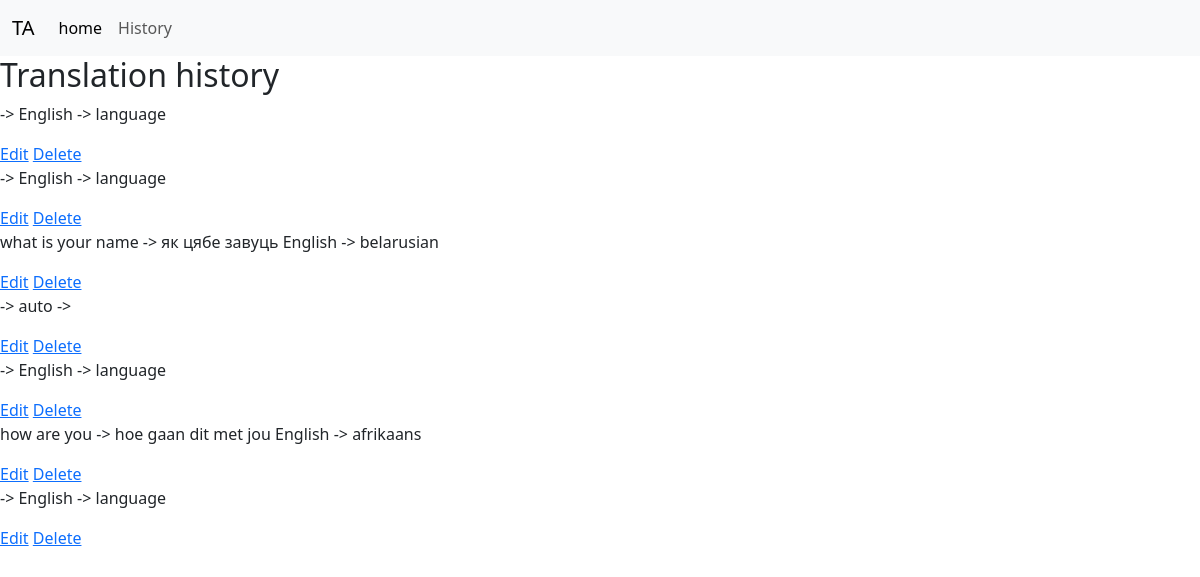
The page /history/ on the database its author committed.
### translatorApp/models.py (models this page shows, shortened)
class Translation(models.Model):
    original_text = models.TextField()
    translated_text = models.TextField()
    source_language = models.CharField(max_length=10)
    target_language = models.CharField(max_length=10)
    created_at = models.DateTimeField(auto_now_add=True)

### translatorApp/views.py (the view)
# urls.py: path('history/', views.history, name='history'),
def history(request):
    data = Translation.objects.all().order_by('created_at')
    context = {"data": data}
    return render(request, "translatorApp/history.html", context)

### translatorApp/templates/translatorApp/history.html
{% extends 'base.html' %}
{% block content %}
<h2>Translation history</h2>
{% for item in data %}
<div>
 <p>
        {{ item.original_text }} -> {{ item.translated_text }}
        {{item.source_language }} -> {{ item.target_language }}
    </p>
    <a href="{% url 'edit' item.id %}">Edit</a>
    <a href="{% url 'delete' item.id %}">Delete</a>
</div>
    {% endfor %}
 {% endblock %}

### templates/base.html (shortened to what this page needs)
<!DOCTYPE html>
<html lang="en">
<head>
    <link href="https://cdn.jsdelivr.net/npm/bootstrap@5.3.8/dist/css/bootstrap.min.css" rel="stylesheet">
</head>
<body>
    {% include 'navbar.html' %}
{% block content %}
{% endblock %}
</body>
</html>

### templates/navbar.html (shortened to what this page needs)
<nav class="navbar navbar-expand-lg bg-body-tertiary">
  <div class="container-fluid">
    <a class="navbar-brand" href="#">TA</a>
    <div class="collapse navbar-collapse" id="navbarNav">
      <ul class="navbar-nav">
        <li class="nav-item">
          <a class="nav-link active" aria-current="page" href="{% url 'home' %}">home</a>
        </li>
        <li class="nav-item">
          <a class="nav-link" href="{% url 'history' %}">History</a>
        </li>
      </ul>
    </div>
  </div>
</nav>

### rows shown on the page
Translation: source_language "English", target_language "language"
Translation: source_language "English", target_language "language"
Translation: original_text "what is your name", translated_text "як цябе завуць", source_language "English", target_language "belarusian"
Translation: source_language "auto"
Translation: source_language "English", target_language "language"
Translation: original_text "how are you", translated_text "hoe gaan dit met jou", source_language "English", target_language "afrikaans"
Translation: source_language "English", target_language "language"
